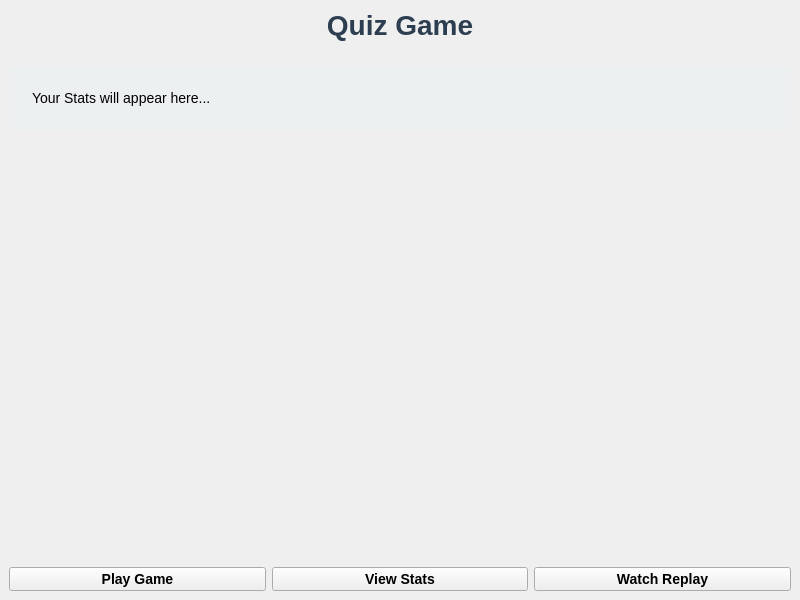
<?xml version="1.0" encoding="UTF-8"?>
<ui version="4.0">
 <class>MainMenuWindow</class>
 <widget class="QMainWindow" name="MainMenuWindow">
  <property name="geometry">
   <rect>
    <x>0</x>
    <y>0</y>
    <width>800</width>
    <height>600</height>
   </rect>
  </property>
  <property name="windowTitle">
   <string>Quiz Game - Main Menu</string>
  </property>
  <widget class="QWidget" name="centralwidget">
   <layout class="QVBoxLayout" name="verticalLayout">
    <item>
     <widget class="QLabel" name="lblTitle">
      <property name="text">
       <string>Quiz Game</string>
      </property>
      <property name="alignment">
       <set>Qt::AlignCenter</set>
      </property>
      <property name="styleSheet">
       <string notr="true">font-size: 28px; font-weight: bold; color: #2c3e50;</string>
      </property>
     </widget>
    </item>
    <item>
     <widget class="QLabel" name="lblLoading">
      <property name="text">
       <string></string>
      </property>
      <property name="alignment">
       <set>Qt::AlignCenter</set>
      </property>
      <property name="styleSheet">
       <string notr="true">font-size: 12px; color: #7f8c8d;</string>
      </property>
     </widget>
    </item>
    <item>
     <widget class="QLabel" name="lblStats">
      <property name="text">
       <string>Your Stats will appear here...</string>
      </property>
      <property name="alignment">
       <set>Qt::AlignLeading|Qt::AlignLeft|Qt::AlignTop</set>
      </property>
      <property name="wordWrap">
       <bool>true</bool>
      </property>
      <property name="styleSheet">
       <string notr="true">font-size: 14px; background: #ecf0f1; padding: 20px; border-radius: 5px;</string>
      </property>
     </widget>
    </item>
    <item>
     <spacer name="verticalSpacer">
      <property name="orientation">
       <enum>Qt::Vertical</enum>
      </property>
      <property name="sizeHint" stdset="0">
       <size>
        <width>20</width>
        <height>40</height>
       </size>
      </property>
     </spacer>
    </item>
    <item>
     <layout class="QHBoxLayout" name="layoutButtons" stretch="1,1,1">
      <item>
       <widget class="QPushButton" name="btnPlay">
        <property name="text">
         <string>Play Game</string>
        </property>
        <property name="minimumHeight">
         <number>60</number>
        </property>
        <property name="styleSheet">
         <string notr="true">font-size: 14px; font-weight: bold;</string>
        </property>
       </widget>
      </item>
      <item>
       <widget class="QPushButton" name="btnViewStats">
        <property name="text">
         <string>View Stats</string>
        </property>
        <property name="minimumHeight">
         <number>60</number>
        </property>
        <property name="styleSheet">
         <string notr="true">font-size: 14px; font-weight: bold;</string>
        </property>
       </widget>
      </item>
      <item>
       <widget class="QPushButton" name="btnReplay">
        <property name="text">
         <string>Watch Replay</string>
        </property>
        <property name="minimumHeight">
         <number>60</number>
        </property>
        <property name="styleSheet">
         <string notr="true">font-size: 14px; font-weight: bold;</string>
        </property>
       </widget>
      </item>
     </layout>
    </item>
   </layout>
  </widget>
 </widget>
 <resources/>
 <connections/>
</ui>
